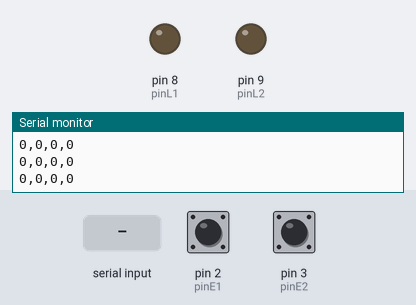
Simulated run of this sketch. Board: Arduino Uno, built with avr-gcc and run on an emulated ATmega328P. On the bench: output pins drawn as LEDs (lit = HIGH), the last lines printed to the serial monitor. The test bench sets the inputs (shaded band); at power-on: pin 2 (pinE1) HIGH, pin 3 (pinE2) HIGH.

Above: at 1.2 s.
1.3 s: pin 2 (pinE1) pulled LOW for 0.15 s
At 2.3 s:
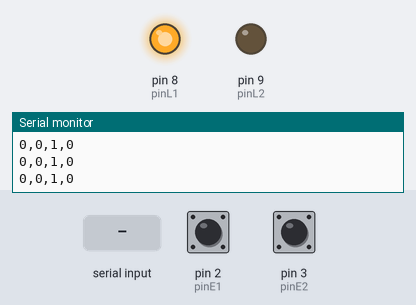
2.9 s: pin 3 (pinE2) pulled LOW for 0.15 s
At 3.5 s:
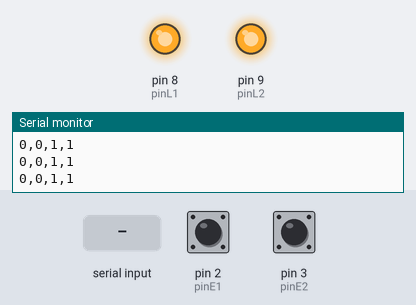
4.5 s: "1" received over Serial
At 4.8 s:
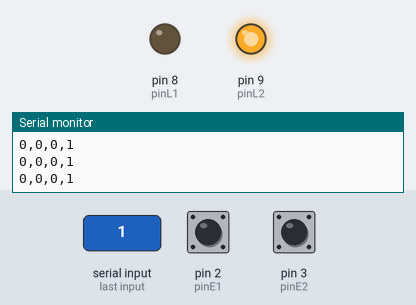
6.0 s: "2" received over Serial
At 7.1 s:
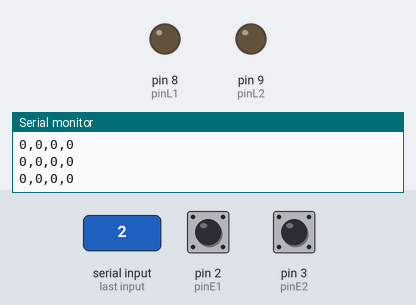
7.5 s: pin 2 (pinE1) pulled LOW for 1 s
At 8.2 s:
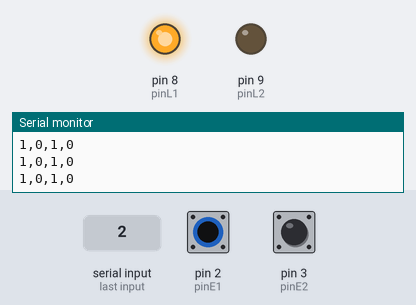
Timing chart, 0 to 10.5 s (numbered marks = the images above; inputs shaded):
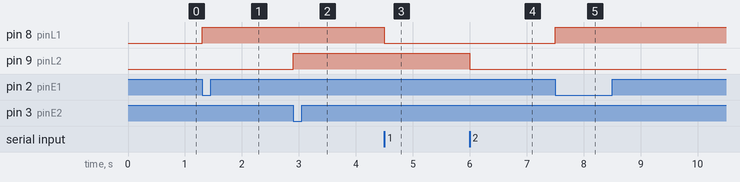

Measured:
- after the input at 1.3 s, pin 8 (pinL1): LOW → HIGH at once
- after the input at 2.9 s, pin 9 (pinL2): LOW → HIGH at once
- after the input at 4.5 s, pin 8 (pinL1): HIGH → LOW at once
- after the input at 6.0 s, pin 9 (pinL2): HIGH → LOW at once
- after the input at 7.5 s, pin 8 (pinL1): LOW → HIGH at once

The sketch:

TP7entornografico.ino
```cpp
const int pinE1 = 2;
const int pinE2 = 3;
const int pinL1 = 8;
const int pinL2 = 9;

int estadoE1 = 0;
int estadoE2 = 0;
int estadoL1 = 0;
int estadoL2 = 0;

int ultimoE1 = 0;
int ultimoE2 = 0;
unsigned long tiempoAntirrebote = 0;
const unsigned long delayDebounce = 50;

unsigned long ultimoEnvio = 0;

void setup() {
  Serial.begin(9600);

  pinMode(pinE1, INPUT_PULLUP);
  pinMode(pinE2, INPUT_PULLUP);

  pinMode(pinL1, OUTPUT);
  pinMode(pinL2, OUTPUT);

  digitalWrite(pinL1, LOW);
  digitalWrite(pinL2, LOW);
}

void loop() {
  int lecturaE1 = !digitalRead(pinE1);
  int lecturaE2 = !digitalRead(pinE2);

  if ((millis() - tiempoAntirrebote) > delayDebounce) {
    if (lecturaE1 == 1 && ultimoE1 == 0) {
      estadoL1 = !estadoL1;
      digitalWrite(pinL1, estadoL1);
      tiempoAntirrebote = millis();
      enviarEstados();
    }
    if (lecturaE2 == 1 && ultimoE2 == 0) {
      estadoL2 = !estadoL2;
      digitalWrite(pinL2, estadoL2);
      tiempoAntirrebote = millis();
      enviarEstados();
    }
  }
  ultimoE1 = lecturaE1;
  ultimoE2 = lecturaE2;
  estadoE1 = lecturaE1;
  estadoE2 = lecturaE2;
  if (Serial.available() > 0) {
    char comando = Serial.read();
    if (comando == '1') {
      estadoL1 = !estadoL1;
      digitalWrite(pinL1, estadoL1);
      enviarEstados();
    } else if (comando == '2') {
      estadoL2 = !estadoL2;
      digitalWrite(pinL2, estadoL2);
      enviarEstados();
    }
  }
  if (millis() - ultimoEnvio >= 100) {
    enviarEstados();
    ultimoEnvio = millis();
  }
}

void enviarEstados() {
  Serial.print(estadoE1);
  Serial.print(",");
  Serial.print(estadoE2);
  Serial.print(",");
  Serial.print(estadoL1);
  Serial.print(",");
  Serial.println(estadoL2);
}
```
